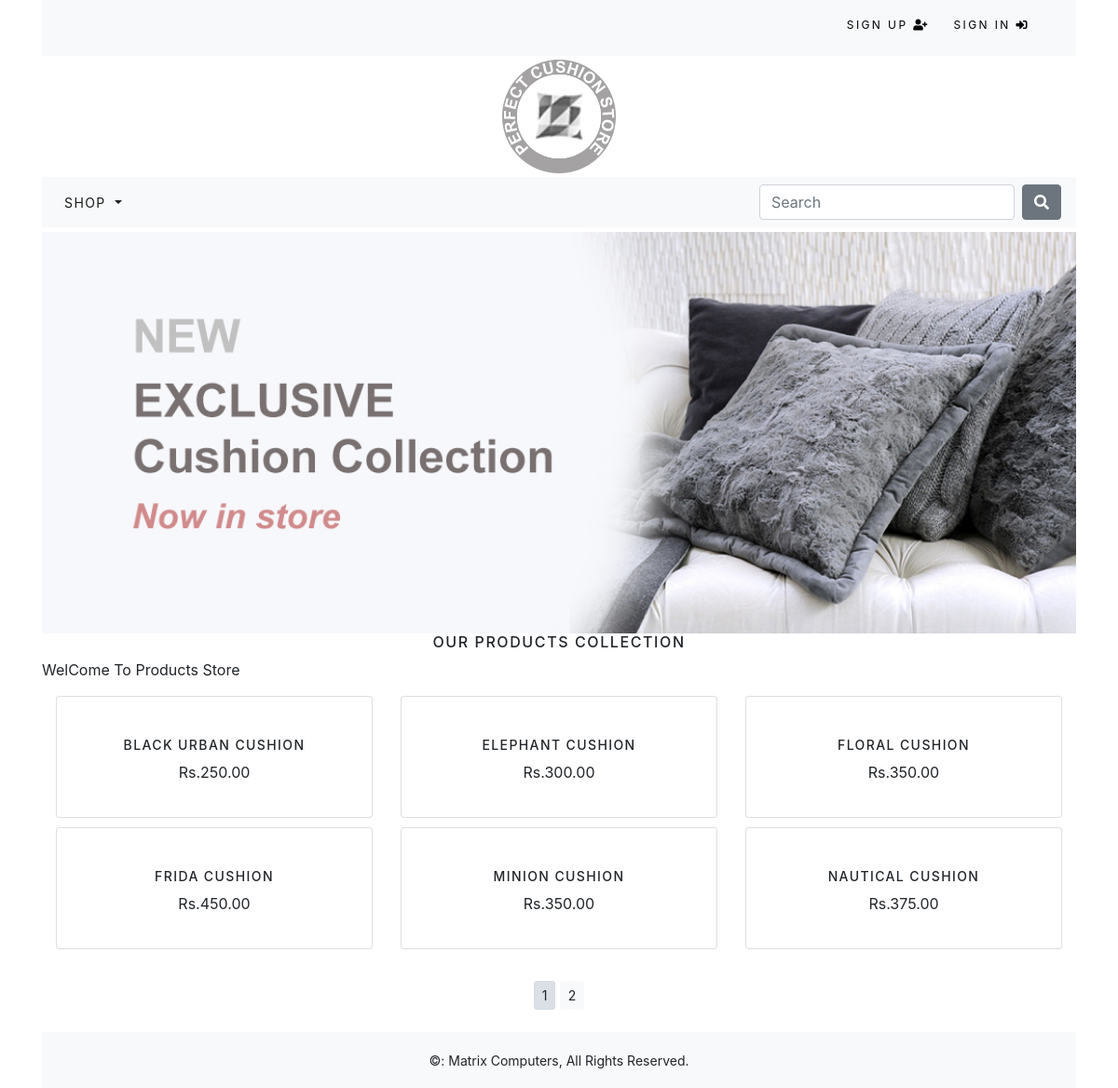
The app's page /shop/ with its own data.
### shop/models.py (models this page shows, shortened)
class Product(models.Model):
    name=models.CharField(max_length=250,unique=True)
    slug=models.SlugField(max_length=250,unique=True)
    description=models.TextField(blank=True)
    category=models.ForeignKey(Category,on_delete=models.CASCADE)
    price=models.DecimalField(max_digits=10,decimal_places=2)
    image=models.ImageField(upload_to='product',blank=True)
    stock=models.IntegerField()
    available=models.BooleanField(default=True)
    created=models.DateTimeField(auto_now_add=True)
    update=models.DateTimeField(auto_now=True)
    class Meta:
        ordering=('name',)
        verbose_name='product'
        verbose_name_plural='products'
    def get_url(self):
        return reverse('shop:ProdCatDetail',args=[self.category.slug,self.slug])

### shop/views.py (the view)
# urls.py: path('',views.allProdCat,name='allProdCat'),
def allProdCat(request,c_slug=None):
    c_page=None
    products_list=None
    if c_slug!=None:
        c_page=get_object_or_404(Category,slug=c_slug)
        products_list=Product.objects.filter(category=c_page,available=True)
    else:
        products_list=Product.objects.all()
    paginator=Paginator(products_list,6)
    try:
        page=int(request.GET.get('page','1'))
    except:
        page=1
    try:
        products=paginator.page(page)
    except (EmptyPage,InvalidPage):
        products=paginator.page(paginator.num_pages)
    return render(request,'shop/category.html',{'category':c_page,'products':products})

### cart/context_processors.py (called while the page is built)
def counter(request):
    item_count=0
    if 'admin' in request.path:
        return {}
    else:
        try:
            cart=Cart.objects.filter(cart_id=_cart_id(request))
            cart_items=CartItem.objects.all().filter(cart=cart[:1])
            for cart_item in cart_items:
                item_count+=cart_item.quantity
        except Cart.DoesNotExist:
            item_count=0
    return dict(item_count=item_count)

### cart/views.py (called while the page is built)
def _cart_id(request):
    cart=request.session.session_key
    if not cart:
        cart=request.session.create()
    return cart

### shop/context_processors.py (called while the page is built)
def menu_links(requets):
    links=Category.objects.all()
    return dict(links=links)

### shop/models.py (called while the page is built)
    def get_url(self):
        return reverse('shop:products_by_category',args=[self.slug])

### templates/shop/category.html (shortened to what this page needs)
{% extends 'shop/base.html' %}
{% load static %}
{% block content %}
  <div class="max-auto">
  {% if category %}
    <img class="my_image" src="{{category.image.url}}" alt="{{category.name}}">
  </div>
  <br>
    <div>
      <h1 class="text-center my_title">{{category.name}}</h1>
      <p class="text-justify">{{category.description}}</p>
    </div>
  {% else %}
    <img class="my_image my_image_padding" src="{% static 'image/banner.jpg' %}" alt="">
  <br>
  <div>
    <h1 class="text-center my_title">Our Products Collection</h1>
    <p class="text-justify">WelCome To Products Store</p>
  </div>
  {% endif %}
  <div class="conatiner">
    <div class="row mx-auto">
      {% for product in products.object_list %}
      <div class="my_bottom_margin col-9 col-sm-12 col-md-4 col-md-12 col-lg-4">
        <div class="card text-center" style="min-width: 18rem;">
          <a href="{{product.get_url}}"><img class="card-img-top my_image" src="{{product.image.url}}" alt=""></a>
          <div class="card-body">
            <h4>{{product.name}}</h4>
            <p>Rs.{{product.price}}</p>
          </div>
        </div>
      </div>
      {% endfor %}
    </div>
    <div class="mx-auto">
    {% if products.paginator.num_pages > 1 %}
    <br>
    <div class="text-center">
      {% for pg in products.paginator.page_range %}
      <a href="?page={{pg}}" class="btn btn-light btn-sm {% if products.number == pg %}active{% endif %}">{{pg}}</a>
      {% endfor %}
    </div>
    {% endif %}
    </div>
    <br>
  </div>
{% endblock %}

### templates/shop/base.html (shortened to what this page needs)
{% load static %}
<!DOCTYPE html>
<html lang="en" dir="ltr">
  <head>
    <link rel="stylesheet" href="{% static 'css/custom.css' %}">
    <link rel="stylesheet" href="{% static 'css/bootstrap.min.css' %}">
    <link rel="stylesheet" href="{% static 'css/all.min.css' %}">
  </head>
  <body>
    <div class='container'>
      <div class="container-fluid bg-light navbar-fixed-top my_top_navbar_div">
        {% include 'shop/topnavbar.html' %}
      </div>
      {% include 'shop/header.html' %}
      {% include 'shop/navbar.html' %}
      {% block content %}
      {% endblock %}
    </div>
      {% include 'shop/footer.html' %}
  </body>
</html>

### templates/shop/topnavbar.html
<div class="container">
  <div class="my_custom_menu">
    <ul>
      {% if request.user.is_authenticated and request.user.first_name %}
      <li>
        Welcome, {{request.user.first_name }} <i class="fas fa-user-circle"></i>
      </li>
      <li>
        <a href="{% url 'signout' %}">Sign Out <i class="fas fa-sign-out-alt"></i></a>
      </li>
      {% else %}
      <li>
        <a href="{% url 'signup' %}">Sign Up <i class="fas fa-user-plus"></i> </a>
      </li>
      <li>
        <a href="{% url 'signin' %}">Sign In <i class="fas fa-sign-in-alt"></i> </a>
      </li>
      {% endif %}
    </ul>
  </div>
</div>

### templates/shop/header.html
{% load static %}
<header>
  <center>
    <a href="{% url 'shop:allProdCat' %}"><img src="{% static 'image/logo.png' %}" alt="Not Found"></a>
  </center>
</header>

### templates/shop/navbar.html (shortened to what this page needs)
<nav class="navbar navbar-expand-lg navbar-light bg-light">
  <div class="collapse navbar-collapse" id="navbarSupportedContent">
    <ul class="navbar-nav mr-auto">
      <li class="nav-item dropdown {% if 'shop' in request.path %}active{% endif %}">
        <a class="nav-link dropdown-toggle" href="#" id="navbarDropdown" role="button" data-toggle="dropdown" aria-haspopup="true" aria-expanded="false">
          Shop
        </a>
      </li>
    </ul>
     <form class="form-inline my-2 my-lg-0" method="get" action="{% url 'search_app:searchResult' %}">
      <input class="form-control mr-sm-2" type="search" placeholder="Search" aria-label="Search" name="q">
      <button class="btn btn-secondary my-2 my-sm-0" type="submit"><i class="fas fa-search"></i></button>
    </form>
  </div>
</nav>

### templates/shop/footer.html
<div class="footer navbar-fixed-bottom my_footer">
  <p class="text-center">&copy: Matrix Computers, All Rights Reserved.</p>
</div>

### static/css/custom.css (style rules this page uses)
body { font-family: 'Yeon Sung', cursive; }
.nav-item { letter-spacing: .1em; font-size: 14px; text-transform: uppercase; }
.my_footer { background-color: #f8f9fa; height: 60px; }
.my_footer p { padding-top: 20px; font-size: 14px; }
.my_image { width:100%; height: auto; }
.my_title { font-size: 16px; text-transform: uppercase; letter-spacing: .1em; }
.my_image_padding { padding-top: 5px; }
.my_bottom_margin { margin-bottom: 10px; }
.card-body h4 { font-size: 14px; text-transform: uppercase; letter-spacing: .1em; }
.my_top_navbar_div { height: 60px; line-height: 50px; }
.my_custom_menu { text-align: right !important; }
.my_custom_menu ul li { list-style: none; color: #000; text-transform: uppercase; letter-spacing: .2em; font-size: 12px; padding-right: 20px; display: inline; }
.my_custom_menu ul li a { text-decoration: none; color: #000; list-style: none; text-transform: uppercase; letter-spacing: .2em; font-size: 12px; }

### records on screen
Product: name "BLACK URBAN CUSHION", price "250.00"
Product: name "ELEPHANT CUSHION", price "300.00"
Product: name "FLORAL CUSHION", price "350.00"
Product: name "FRIDA CUSHION", price "450.00"
Product: name "MINION CUSHION", price "350.00"
Product: name "NAUTICAL CUSHION", price "375.00"

### other values on screen
{{ pg }} "1" "2"
